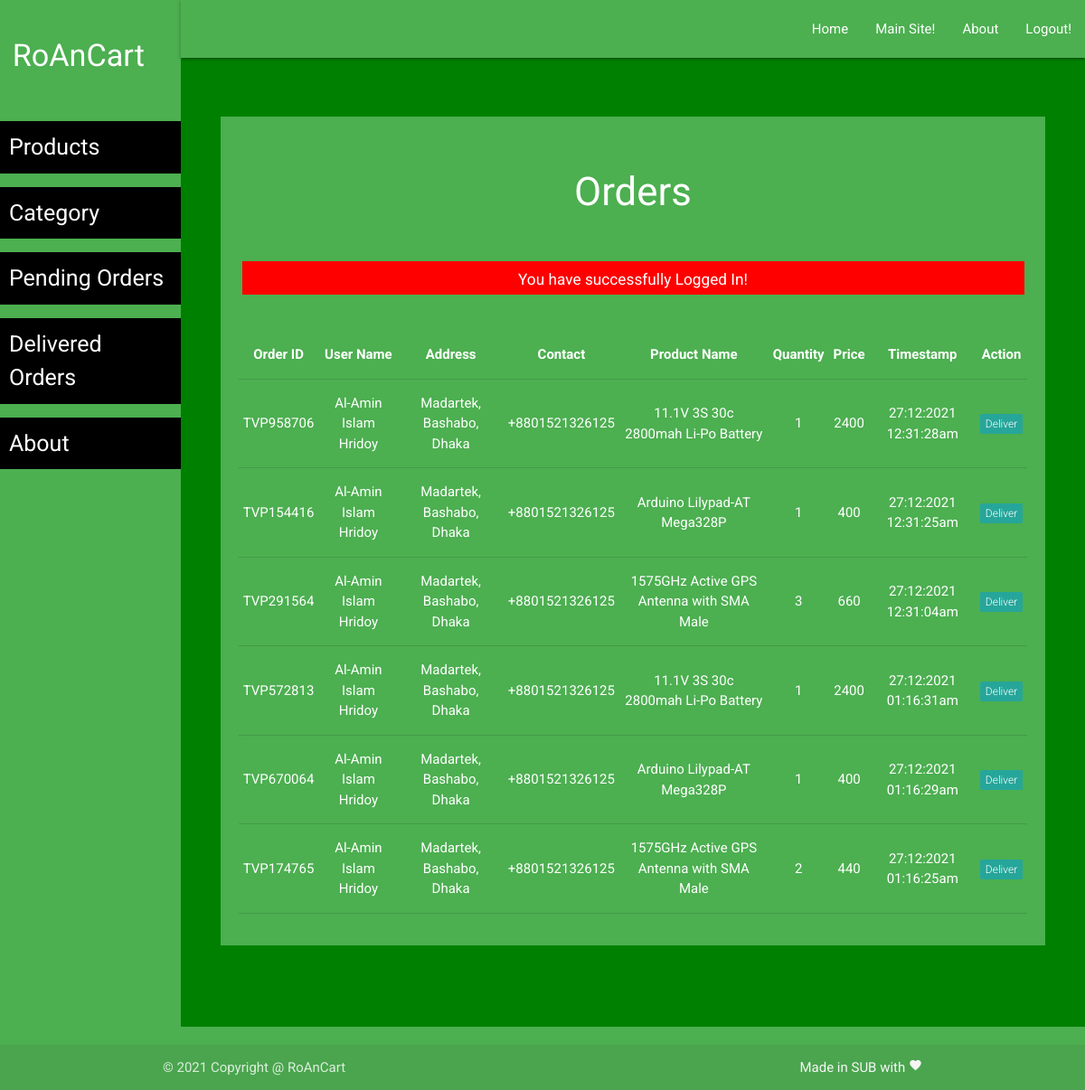
Page /admin/order-list.php (signed in) on the committed database.
### tables this page shows
CREATE TABLE `orders` (
  `id` int NOT NULL,
  `order_id` varchar(20) NOT NULL,
  `user_id` varchar(10) NOT NULL,
  `product_id` varchar(10) NOT NULL,
  `product_name` text NOT NULL,
  `quantity` int NOT NULL DEFAULT '1',
  `user_name` varchar(100) NOT NULL,
  `price` int NOT NULL,
  `timestamp` varchar(50) NOT NULL
);

CREATE TABLE `users` (
  `id` int NOT NULL,
  `name` varchar(50) DEFAULT NULL,
  `email` varchar(50) DEFAULT NULL,
  `phone` varchar(14) NOT NULL,
  `address` text NOT NULL,
  `password` varchar(100) DEFAULT NULL,
  `timestamp` varchar(100) DEFAULT NULL
);

CREATE TABLE `product` (
  `id` int NOT NULL,
  `cat_id` int NOT NULL,
  `image` text NOT NULL,
  `pname` varchar(50) NOT NULL,
  `price` int NOT NULL,
  `stock` int NOT NULL DEFAULT '0',
  `description` text NOT NULL
);

### admin/order-list.php (the view, shortened to what this page needs)
<?php require('layout/header.php'); ?>
<?php require('layout/left-sidebar-long.php'); ?>
<?php require('layout/topnav.php'); ?>
<?php require('layout/left-sidebar-short.php'); ?>
<?php
require('../backends/connection-pdo.php');
$sql = 'SELECT * FROM orders';
$query  = $pdoconn->prepare($sql);
$query->execute();
$arr_all = $query->fetchAll(PDO::FETCH_ASSOC);
?>
<div class="section white-text" style="background: #4caf50;">
	<div class="section">
		<h3>Orders</h3>
	</div>
  <?php
    if (isset($_SESSION['msg'])) {
        echo '<div class="section center" style="margin: 5px 35px;"><div class="row" style="background: red; color: white;">
        <div class="col s12">
            <h6>'.$_SESSION['msg'].'</h6>
            </div>
        </div></div>';
    }
    ?>
	<div class="section center" style="padding: 20px;">
		<table class="centered responsive-table">
        <thead>
          <tr>
              <th>Order ID</th>
              <th>User Name</th>
              <th>Address</th>
              <th>Contact</th>
              <th>Product Name</th>
              <th>Quantity</th>
              <th>Price</th>
              <th>Timestamp</th>
              <th>Action</th>
          </tr>
        </thead>
        <tbody>
          <?php
            foreach ($arr_all as $key) {
              $sql = 'SELECT * FROM product WHERE id = '.$key['product_id'].' LIMIT 1';
              $query  = $pdoconn->prepare($sql);
              $query->execute();
              $product = $query->fetchAll(PDO::FETCH_ASSOC);
              $sql = 'SELECT * FROM users WHERE id = '.$key['user_id'].' LIMIT 1';
              $query  = $pdoconn->prepare($sql);
              $query->execute();
              $user = $query->fetchAll(PDO::FETCH_ASSOC);
          ?>
          <tr>
            <td><?php echo $key['order_id']; ?></td>
            <td><?php echo $user[0]['name']; ?></td>
            <td><?php echo $user[0]['address']; ?></td>
            <td><?php echo $user[0]['phone']; ?></td>
            <td><?php echo $product[0]['pname']; ?></td>
            <td><?php echo $key['quantity']; ?></td>
            <td><?php echo $product[0]['price']*$key['quantity']; ?></td>
            <td><?php echo $key['timestamp']; ?></td>
            <td><a href="../backends/admin/order-delete.php?id=<?php echo $key['order_id']; ?>"><span class="new badge" data-badge-caption="">Deliver</span></a></td>
          </tr>
          <?php } ?>
        </tbody>
      </table>
	</div>
</div>
<?php require('layout/footer.php'); ?>

### css/form-style.css (style rules this page uses)
body { background: #4caf50; font-family: "Roboto", sans-serif; -webkit-font-smoothing: antialiased; -moz-osx-font-smoothing: grayscale; }
.row { margin-bottom: 0 !important; }
.col { padding: 0 !important; }

### rows in the picture
orders: order "TVP958706", user.name "Al-Amin Islam Hridoy", user.address "Madartek, Bashabo, Dhaka", user.phone "+8801521326125", product.pname "11.1V 3S 30c 2800mah Li-Po Battery", quantity "1", $product[0]['price']*$key['quantity'] "2400", timestamp "27:12:2021 12:31:28am"
orders: order "TVP154416", user.name "Al-Amin Islam Hridoy", user.address "Madartek, Bashabo, Dhaka", user.phone "+8801521326125", product.pname "Arduino Lilypad-AT Mega328P", quantity "1", $product[0]['price']*$key['quantity'] "400", timestamp "27:12:2021 12:31:25am"
orders: order "TVP291564", user.name "Al-Amin Islam Hridoy", user.address "Madartek, Bashabo, Dhaka", user.phone "+8801521326125", product.pname "1575GHz Active GPS Antenna with SMA Male", quantity "3", $product[0]['price']*$key['quantity'] "660", timestamp "27:12:2021 12:31:04am"
orders: order "TVP572813", user.name "Al-Amin Islam Hridoy", user.address "Madartek, Bashabo, Dhaka", user.phone "+8801521326125", product.pname "11.1V 3S 30c 2800mah Li-Po Battery", quantity "1", $product[0]['price']*$key['quantity'] "2400", timestamp "27:12:2021 01:16:31am"
orders: order "TVP670064", user.name "Al-Amin Islam Hridoy", user.address "Madartek, Bashabo, Dhaka", user.phone "+8801521326125", product.pname "Arduino Lilypad-AT Mega328P", quantity "1", $product[0]['price']*$key['quantity'] "400", timestamp "27:12:2021 01:16:29am"
orders: order "TVP174765", user.name "Al-Amin Islam Hridoy", user.address "Madartek, Bashabo, Dhaka", user.phone "+8801521326125", product.pname "1575GHz Active GPS Antenna with SMA Male", quantity "2", $product[0]['price']*$key['quantity'] "440", timestamp "27:12:2021 01:16:25am"

### other values in the picture
$_SESSION['msg'] "You have successfully Logged In!"
